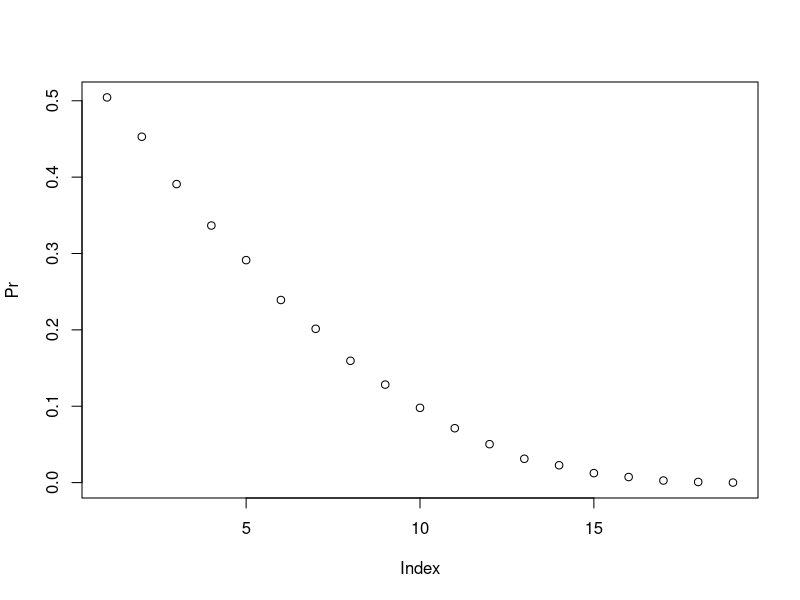
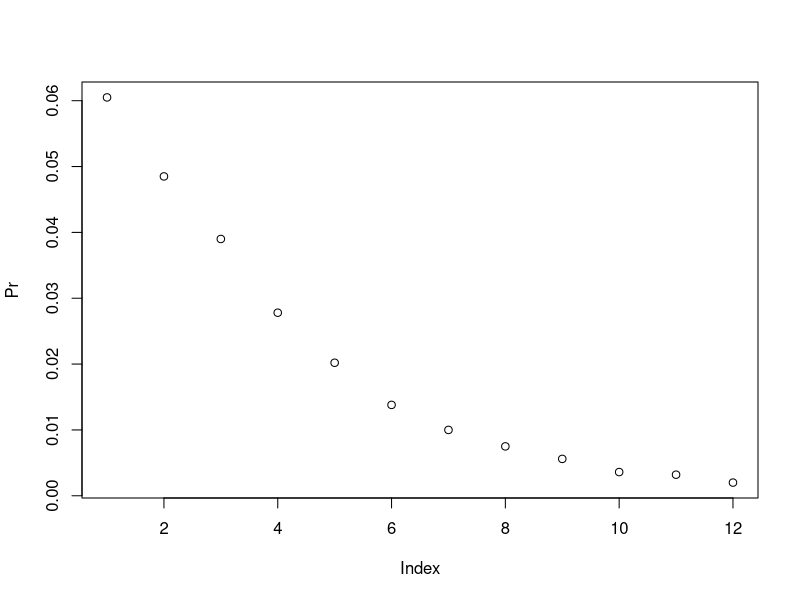

These figures' R source, in order:
## ---- chunk 1
knitr::opts_chunk$set(echo = TRUE)
## ---- chunk 2
# Assign a variable 'n' as the number of remaining games.
n <- 6

# Assign a variable 'l' to a list of possible game outcomes, where 0 indicates a loss and 1 indicates a win for the Cavs. 
l <- list(0:1)

# Create a data frame named 'possibilities' that contains all possible outcomes for the remaining games.
possibilities <- expand.grid(rep(l, n))

# Create a vector named 'results' that indicates whether each row in the data frame 'possibilities' contains enough wins for the Cavs to win the series.
results <- rowSums(possibilities)>=4

# Calculate the proportion of 'results' in which the Cavs win the series. Print the outcome to the console.
mean(results)
## ---- chunk 3
# The variable `B` specifies the number of times we want the simulation to run. Let's run the Monte Carlo simulation 10,000 times.
B <- 10000

# Use the `set.seed` function to make sure your answer matches the expected result after random sampling.
set.seed(1)

# Create an object called `results` that replicates the sample code for `B` iterations and tallies the number of simulated series that contain at least four wins for the Cavs.
results <- replicate(B, {
  cavs_wins <- sample(c(0,1), 6, replace = TRUE)
  sum(cavs_wins)>=4 
})

# Calculate the frequency out of `B` iterations that the Cavs won at least four games in the remainder of the series. Print your answer to the console. 
mean(results)
## ---- chunk 4
# Let's assign the variable 'p' as the vector of probabilities that team A will win.
p <- seq(0.5, 0.95, 0.025)

# Given a value 'p', the probability of winning the series for the underdog team B can be computed with the following function based on a Monte Carlo simulation:
prob_win <- function(p){
  B <- 10000
  result <- replicate(B, {
    b_win <- sample(c(1,0), 7, replace = TRUE, prob = c(1-p, p))
    sum(b_win)>=4
    })
  mean(result)
}

# Apply the 'prob_win' function across the vector of probabilities that team A will win to determine the probability that team B will win. Call this object 'Pr'.
Pr <- sapply(p, prob_win)

# Plot the probability 'p' on the x-axis and 'Pr' on the y-axis.
plot(Pr)
## ---- chunk 5
# Given a value 'p', the probability of winning the series for the underdog team B can be computed with the following function based on a Monte Carlo simulation:
prob_win <- function(N, p=0.75){
      B <- 10000
      result <- replicate(B, {
        b_win <- sample(c(1,0), N, replace = TRUE, prob = c(1-p, p))
        sum(b_win)>=(N+1)/2
        })
      mean(result)
    }

# Assign the variable 'N' as the vector of series lengths. Use only odd numbers ranging from 1 to 25 games.
N <- seq(2,25,2)

# Apply the 'prob_win' function across the vector of series lengths to determine the probability that team B will win. Call this object `Pr`.
Pr <- sapply(N, prob_win)

# Plot the number of games in the series 'N' on the x-axis and 'Pr' on the y-axis.
plot(Pr)
